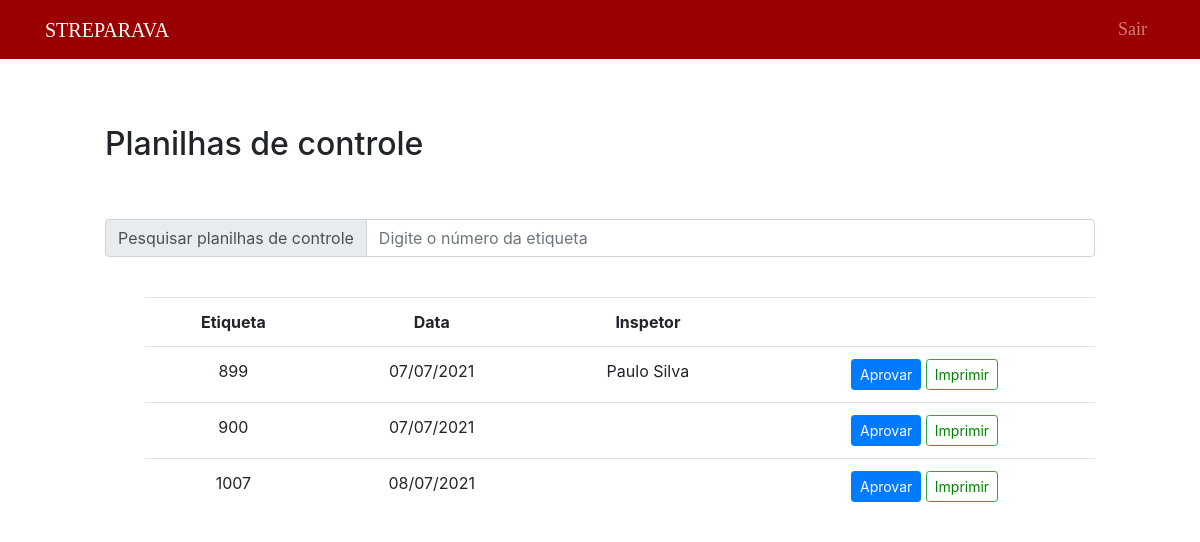
The app's page /public/aprovacao35/aprovar35.php (signed in) with its own data.
### tables this page shows
CREATE TABLE `g35` (
  `etiqueta` bigint(50) NOT NULL,
  `codigo` bigint(20) NOT NULL,
  `operador` varchar(200) NOT NULL,
  `operador2` varchar(100) NOT NULL,
  `operador3` varchar(100) NOT NULL,
  `esmagamento_dir` varchar(5) NOT NULL,
  `montagem_dir` varchar(5) NOT NULL,
  `esmagamento_esq` varchar(5) NOT NULL,
  `montagem_esq` varchar(5) NOT NULL,
  `oscilacao_esq` float NOT NULL,
  `oscilacao_dir` float NOT NULL,
  `operacao1` varchar(100) NOT NULL,
  `operacao1op` varchar(100) DEFAULT NULL,
  `operacao2` varchar(100) NOT NULL,
  `operacao2op` varchar(100) DEFAULT NULL,
  `operacao3` varchar(100) NOT NULL,
  `operacao3op` varchar(100) DEFAULT NULL,
  `travessa` varchar(50) NOT NULL,
  `data` date NOT NULL,
  `observacoes` text NOT NULL,
  `inspetor` varchar(100) NOT NULL
);

### public/aprovacao35/aprovar35NoSearch.php (the view, shortened to what this page needs)
<?php
    include("../../data/connection.php");
    $sql = "SELECT *, DATE_FORMAT(data,'%d/%m/%Y') as datas FROM g35";
    $dadosPDCa = $connection -> query($sql);
    if($dadosPDCa -> num_rows > 0)
    {
    ?>
    <div style="margin-left: 100px; margin-right: 100px;">
        <br>
        <table class="table" style="text-align: center;">
            <tr>
                <th>Etiqueta</th>
                <th>Data</th>
                <th>Inspetor</th>
                <th></th>
            </tr>
            <?php
                while($exibir = $dadosPDCa -> fetch_assoc())
                {
                ?>
                    <tr>
                        <td><?php echo $exibir["etiqueta"] ?></td>
                        <td><?php echo $exibir["datas"] ?></td>
                        <td><?php echo $exibir["inspetor"] ?></td>
                        <td>
                            <button type="button" class="btn btn-primary btn-sm ">
                                <a href="editAprovar35.php?etiqueta=<?php echo $exibir["etiqueta"]?>" style="text-decoration: none; color: white">Aprovar</a>
                            </button>
                            <button type="button" class="btn btn-outline-success btn-sm">
                                <a href="createPDF.php?etiqueta=<?php echo $exibir["etiqueta"]?>" style="text-decoration: none; color: green">Imprimir</a>
                            </button>
                        </td>
                    </tr>
                <?php
                    }
                ?>
        </table>
    </div>
<?php
    }
    else
    {?>
        <div style="margin-left: 100px; margin-right: 100px;">
        <?php
        echo "Nenhum registro encontrado.";
    }
?>

### public/Styles/main.css (style rules this page uses)
body { padding: 5px; }

### records on screen
g35: etiqueta "899", datas "07/07/2021", inspetor "Paulo Silva"
g35: etiqueta "900", datas "07/07/2021"
g35: etiqueta "1007", datas "08/07/2021"
